Frame 1 (no input): blank canvas, image omitted
Frame 60 (no input): blank canvas, image omitted
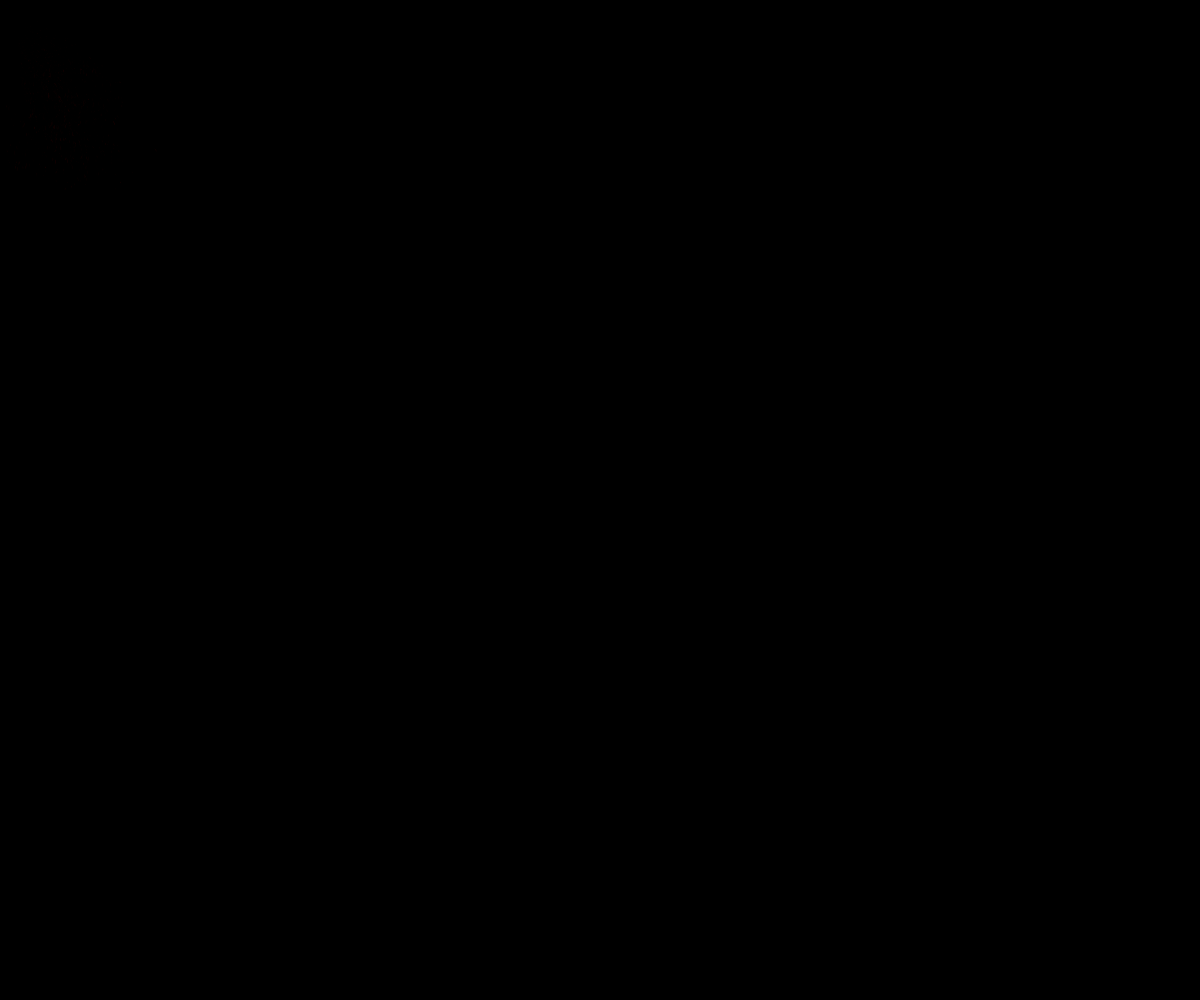
Frame 120 (the mouse pressed at the canvas centre since frame 60)

The p5.js sketch whose frames 1 and 60 were blank and that drew this single picture after the mouse press (run headless with seeded random() and noise() and a simulated clock; from frame 60 on, the mouse is pressed at the canvas centre):

// p5.js sketch
// ── sketch.js
var points = []; //starting points




function setup() {
  createCanvas(windowWidth, windowHeight);
  background(0);
  angleMode(DEGREES);
  
  var density = 8;
  var space = width / density;

  
  for (var x = 0; x < width; x += space){
    for ( var y = 0; y < height; y += space){
         var p = createVector(x + random(-width/2, width/2), y + random(-height/2 + random(100), height/2) + random(100));
    
      points.push(p);
      
      
  // Color
  colorMode(HSB, 100);
    
    }
  }
}

function draw() {
  
    
    fill(cos(frameCount * 0.02) * 100, cos(frameCount * 0.005) * 200, sin(frameCount * 0.1) * random(50, 120));
  
  scale(sin(frameCount * 0.1) * 0.3);
  translate(width + 300, height + 400)
  rotate(sin(frameCount * 0.3) * random(100, 180));
  
  var mult = random(-0.0001, 0.9);
  
  noStroke();
  background(0, 0.001);
  
  for (var i = 0; i < points.length; i++) {


    
    var angle = map(noise(points[i].x * mult, points[i].y * mult, points[i].y * mult), 0, 1, 0, 360);
    
    
    
    
    points[i].add(createVector((-1) * cos(angle) * noise(0.1, 0.9), cos(angle)));
    
    
  let offset = random(0.001, 100);
    
    ellipse(points[i].x + random(offset), points[i].y, -sin(frameCount) * random(-0.01, 2.9) - random(offset),  cos(frameCount) * random(-0.001, 10.9));
    
  }
}
